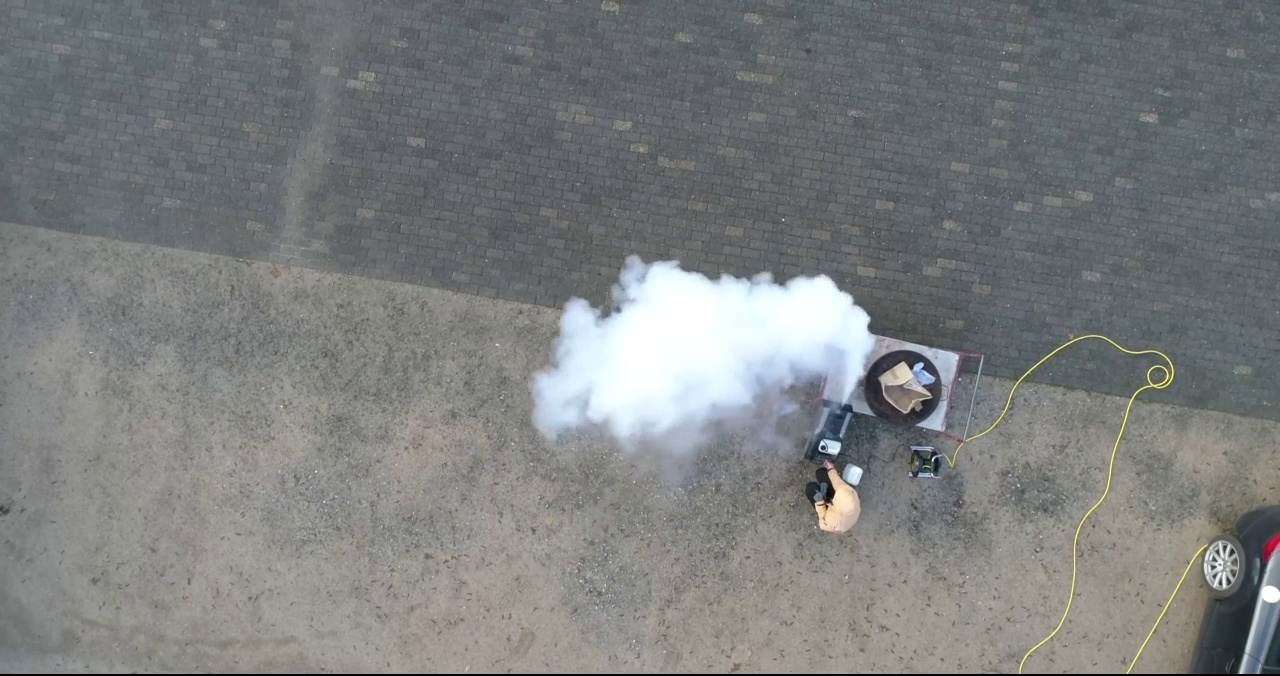
#> input picture inputs/DJI_0843_frame00064.jpg, 1280 x 676 px
$ python -i etc.py   (imports and definitions only)
#> lines starting #> are read from the running program, lines starting #| are printed output that depends on the picture; after the words box and inside, x2 and y2 are one past the last pixel; in counts of white or black regions, pixels touching at a corner belong together
#> further down, picture is the input picture: shape (676, 1280, 3); mean B, G, R 125.9, 126.1, 123.6
import cv2
import numpy as np
from matplotlib import pyplot as plt
import imutils

# [1 line not run here, left out]


# detecting edges with Canny edge detector
def detect_edges(img):
    edges = cv2.Canny(img, 100, 200)

    plt.subplot(121), plt.imshow(img, cmap='gray')
    plt.title('Original Image'), plt.xticks([]), plt.yticks([])
    plt.subplot(122), plt.imshow(edges, cmap='gray')
    plt.title('Edge Image'), plt.xticks([]), plt.yticks([])

    plt.show()


# Fourier Transform
def fourier_transform(im):
    img = cv2.imread(im, 0)
    dft = cv2.dft(np.float32(img), flags=cv2.DFT_COMPLEX_OUTPUT)
    dft_shift = np.fft.fftshift(dft)

    magnitude_spectrum = 20*np.log(
        cv2.magnitude(dft_shift[:, :, 0], dft_shift[:, :, 1]))

    plt.subplot(121), plt.imshow(img, cmap='gray')
    plt.title('Input Image'), plt.xticks([]), plt.yticks([])
    plt.subplot(122), plt.imshow(magnitude_spectrum, cmap='gray')
    plt.title('Magnitude Spectrum'), plt.xticks([]), plt.yticks([])
    plt.show()


# grabcut attempt to extract foreground
def grabcut(img):
    mask = np.zeros(img.shape[:2], np.uint8)
    bgdModel = np.zeros((1, 65), np.float64)
    fgdModel = np.zeros((1, 65), np.float64)
    rect = (50, 50, 450, 290)
    cv2.grabCut(img, mask, rect, bgdModel, fgdModel, 5, cv2.GC_INIT_WITH_RECT)
    mask2 = np.where((mask == 2) | (mask == 0), 0, 1).astype("uint8")
    img = img*mask2[:, :, np.newaxis]
    plt.imshow(img), plt.colorbar(), plt.show()


# hsv histogram
def histogram_contours(img):
    hsv = cv2.cvtColor(img, cv2.COLOR_BGR2HSV)
#> hsv: shape (676, 1280, 3); mean H, S, V 70.1, 19.9, 129.7
    hist = cv2.calcHist([hsv], [0, 1], None, [180, 256], [0, 180, 0, 256])
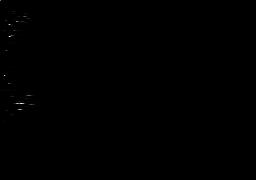
#> hist: shape (180, 256) float32; min 0, max 26292, mean 18.8; drawn with min black and max white

    plt.imshow(hist, interpolation="nearest")
    plt.show()

    # shape
    lower = np.array([230, 230, 230])
    upper = np.array([255, 255, 255])
    shapeMask = cv2.inRange(img, lower, upper)
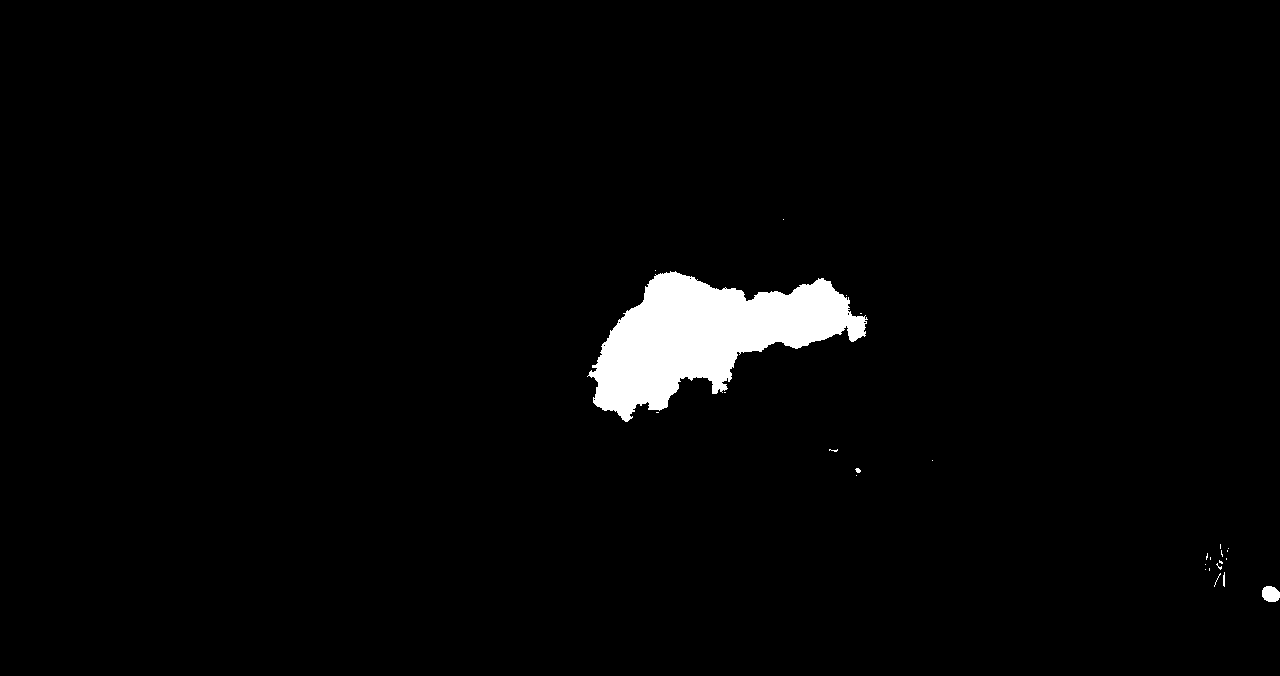
#> shapeMask: shape (676, 1280); 2.5% white; 26 white regions (22 under 20 px)

    # find the contours in the mask
    cnts = cv2.findContours(
        shapeMask.copy(), cv2.RETR_EXTERNAL, cv2.CHAIN_APPROX_SIMPLE)
#> cnts = 26 contours, 24 with area under 20; largest, box (x1, y1, x2, y2) and area: (587, 271, 868, 422) 20414, (1262, 586, 1280, 602) 209
    cnts = imutils.grab_contours(cnts)
    print("I found {} white shapes".format(len(cnts)))
#| I found 26 white shapes
    cv2.imshow("Mask", shapeMask)

    # loop over the contours
    for c in cnts:
        # draw the contour and show it
        cv2.drawContours(img, [c], -1, (0, 255, 0), 2)
        cv2.imshow("Image", img)
        cv2.waitKey(0)
#> this loop made 26 passes
#> c on passes 4, 5, 6, 9, 10, 12, 14, 15, 16, 18, 20, 21: [[1205, 569]], [[1209, 568], [1209, 570]], [[1205, 564]], [[1226, 558], [1226, 559]], [[1210, 557], [1210, 559]], [[1227, 550], [1227, 551]], [[1228, 548]], [[1220, 544], [1220, 548]], [[856, 475]], [[932, 460]], [[656, 412], [658, 412]], [[724, 392], [725, 392]]
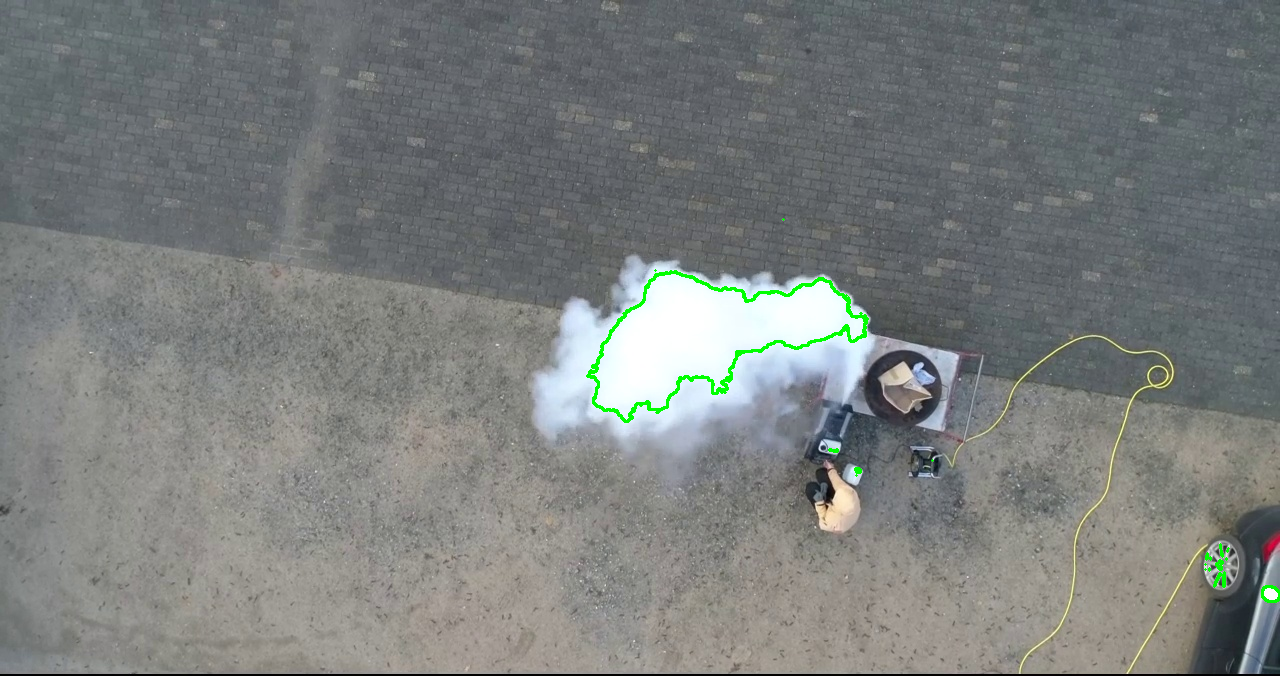
#> img: shape (676, 1280, 3); 0.43% of pixels changed, all inside (x1, y1, x2, y2) = (586, 218, 1280, 603)

>>> import cv2
>>> picture = cv2.imread('../inputs/DJI_0843_frame00064.jpg')
>>> result = histogram_contours(picture)
